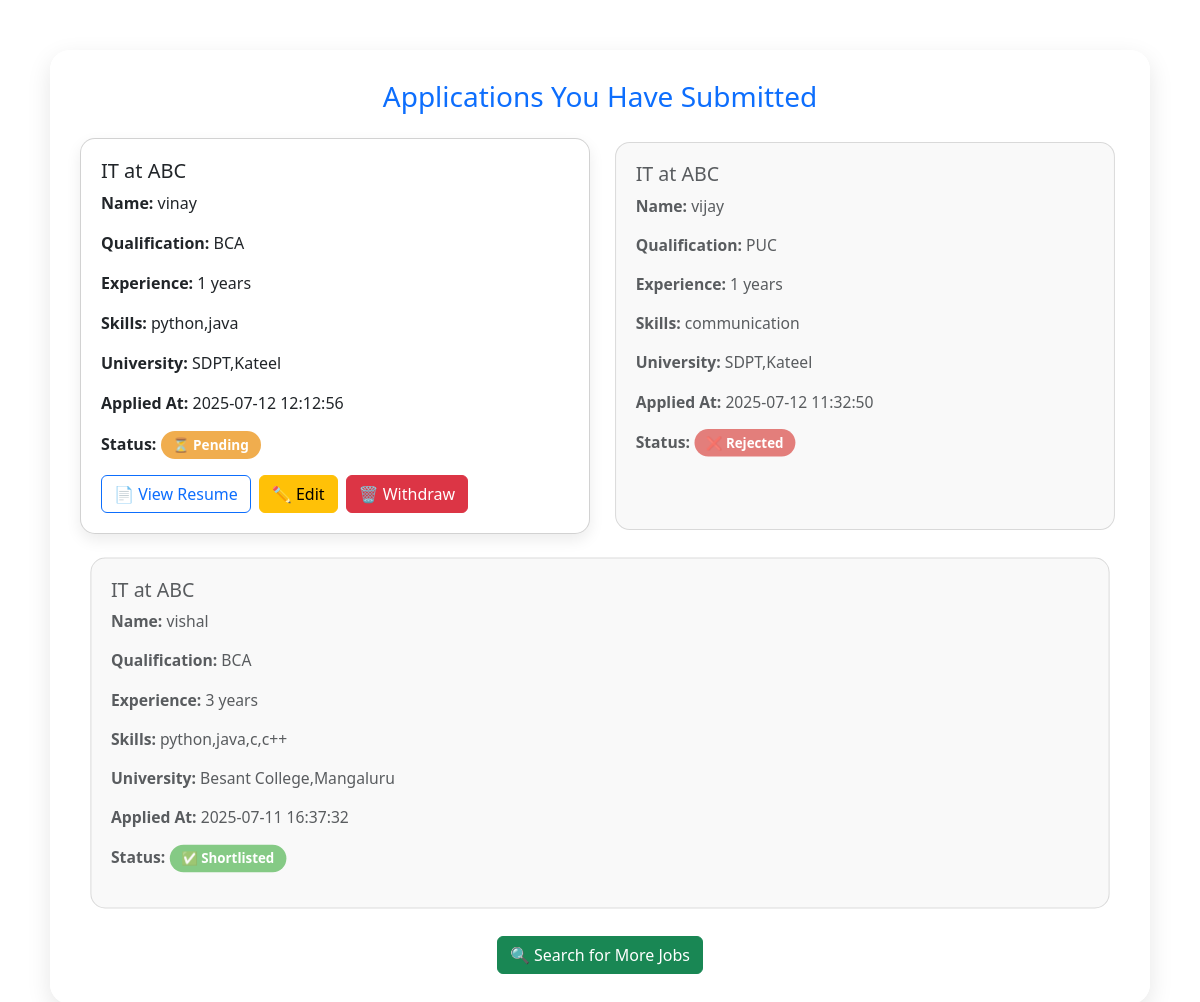
The app's page /view-applications-submit (signed in) with its own data.
### tables this page shows
CREATE TABLE apply (
            id INTEGER PRIMARY KEY AUTOINCREMENT,
            applicant_name TEXT,
            applicant_email TEXT,
            qualification TEXT,
            university TEXT,
            experience INTEGER,
            skills TEXT,
            resume_path TEXT,
            recruiter_id INTEGER,
            job_id INTEGER,
            applied_at TIMESTAMP DEFAULT CURRENT_TIMESTAMP
        , status TEXT DEFAULT 'pending');

CREATE TABLE job (
            id INTEGER PRIMARY KEY AUTOINCREMENT,
            recruiter_id INTEGER,
            company TEXT NOT NULL,
            designation TEXT NOT NULL,
            experience_required TEXT,
            qualification TEXT,
            skills_required TEXT,
            contact_number TEXT,
            email TEXT,
            posted_at TIMESTAMP DEFAULT CURRENT_TIMESTAMP
        );

### app.py (the view)
@app.route('/view-applications-submit')
def view_applications_submit():
    if 'user_email' not in session:
        return redirect('/login')  # or your user login route
    conn = get_db_connection()
    cursor = conn.cursor()
    cursor.execute("""
        SELECT a.*, j.designation, j.company
        FROM apply a
        JOIN job j ON a.job_id = j.id
        WHERE a.applicant_email = ?
        ORDER BY a.applied_at DESC
    """, (session['user_email'],))
    applications = cursor.fetchall()
    return render_template('view_application_submitted.html',
                           applications=[dict(row) for row in applications])

### app.py (called while the page is built)
def get_db_connection():
    conn = sqlite3.connect('career_counselor.db')  # Use the correct DB file
    conn.row_factory = sqlite3.Row
    return conn

### templates/view_application_submitted.html (shortened to what this page needs)
<!DOCTYPE html>
<html lang="en">
<head>
  <link rel="stylesheet" href="https://cdn.jsdelivr.net/npm/bootstrap@5.3.0/dist/css/bootstrap.min.css">
</head>
<body>
  <div class="container container-main">
    <h3 class="text-center text-primary mb-4">Applications You Have Submitted</h3>
    <div class="application-grid">
      {% if applications %}
        {% for app in applications %}
          <div class="card application-card {% if app.status in ['rejected', 'shortlisted'] %}disabled-card{% endif %}">
            <div class="card-body">
              <h5 class="card-title">{{ app.designation }} at {{ app.company }}</h5>
              <p><strong>Name:</strong> {{ app.applicant_name }}</p>
              <p><strong>Qualification:</strong> {{ app.qualification }}</p>
              <p><strong>Experience:</strong> {{ app.experience }} years</p>
              <p><strong>Skills:</strong> {{ app.skills }}</p>
              <p><strong>University:</strong> {{ app.university }}</p>
              <p><strong>Applied At:</strong> {{ app.applied_at[:19] }}</p>
              <p><strong>Status:</strong>
                {% if app.status == 'pending' %}
                  <span class="status-pill status-pending">⏳ Pending</span>
                {% elif app.status == 'rejected' %}
                  <span class="status-pill status-rejected">❌ Rejected</span>
                {% elif app.status == 'shortlisted' %}
                  <span class="status-pill status-shortlisted">✅ Shortlisted</span>
                {% else %}
                  <span class="status-pill bg-secondary">Unknown</span>
                {% endif %}
              </p>
              {% if app.status == 'pending' %}
              <div class="d-flex flex-wrap gap-2 mt-3">
                <a href="{{ url_for('static', filename=app.resume_path) }}" target="_blank" class="btn btn-outline-primary resume-btn">
                  📄 View Resume
                </a>
                <button class="btn btn-warning" type="button" data-bs-toggle="collapse" data-bs-target="#editForm{{ app.id }}">
                  ✏️ Edit
                </button>
                <form method="POST" action="{{ url_for('delete_application_submit', app_id=app.id) }}" style="display:inline;">
                  <button type="submit" class="btn btn-danger" onclick="return confirm('Are you sure you want to Withdraw this application?');">
                    🗑️ Withdraw
                  </button>
                </form>
              </div>
              {% endif %}
            </div>
          </div>
        {% endfor %}
      {% else %}
        <p class="text-muted text-center">You have not submitted any job applications yet.</p>
      {% endif %}
    </div>
    <div class="text-center mt-4">
      <a href="/job-search" class="btn btn-success">🔍 Search for More Jobs</a>
    </div>
  </div>
</body>
</html>

### templates/view_application_submitted.html (style rules this page uses)
body { background: url('https://t3.ftcdn.net/jpg/03/07/12/68/360_F_307126887_reTqmRNNY3V4871sFIRqA9IYbBhMCdkt.jpg') no-repeat center center fixed; background-size: cover; font-family: 'Segoe UI', sans-serif; padding-top: 50px; }
.container-main { max-width: 1100px; margin: auto; padding: 30px; background: rgba(255, 255, 255, 0.95); border-radius: 20px; box-shadow: 0 8px 25px rgba(0,0,0,0.1); }
.application-grid { display: flex; flex-wrap: wrap; gap: 20px; }
.application-card { flex: 1 1 calc(50% - 20px); border-radius: 15px; box-shadow: 0 6px 15px rgba(0,0,0,0.08); animation: fadeSlideIn 0.6s ease-in-out; background: #ffffff; transition: all 0.3s ease-in-out; }
.application-card.disabled-card { opacity: 0.75; background-color: #f7f7f7; pointer-events: none; transform: scale(0.98); box-shadow: none; }
.application-card .card-body { padding: 20px; }
.resume-btn { transition: transform 0.2s ease; }
.status-pill { display: inline-block; padding: 4px 12px; border-radius: 50px; font-size: 0.85rem; font-weight: 600; text-transform: capitalize; color: white; }
.status-pending { background-color: #f0ad4e; }
.status-rejected { background-color: #d9534f; }
.status-shortlisted { background-color: #5cb85c; }

### records on screen
apply: designation "IT", company "ABC", applicant_name "vinay", qualification "BCA", experience "1", skills "python,java", university "SDPT,Kateel", applied_at "2025-07-12 12:12:56", status "⏳ Pending"
apply: designation "IT", company "ABC", applicant_name "vijay", qualification "PUC", experience "1", skills "communication", university "SDPT,Kateel", applied_at "2025-07-12 11:32:50", status "❌ Rejected"
apply: designation "IT", company "ABC", applicant_name "vishal", qualification "BCA", experience "3", skills "python,java,c,c++", university "Besant College,Mangaluru", applied_at "2025-07-11 16:37:32", status "✅ Shortlisted"
